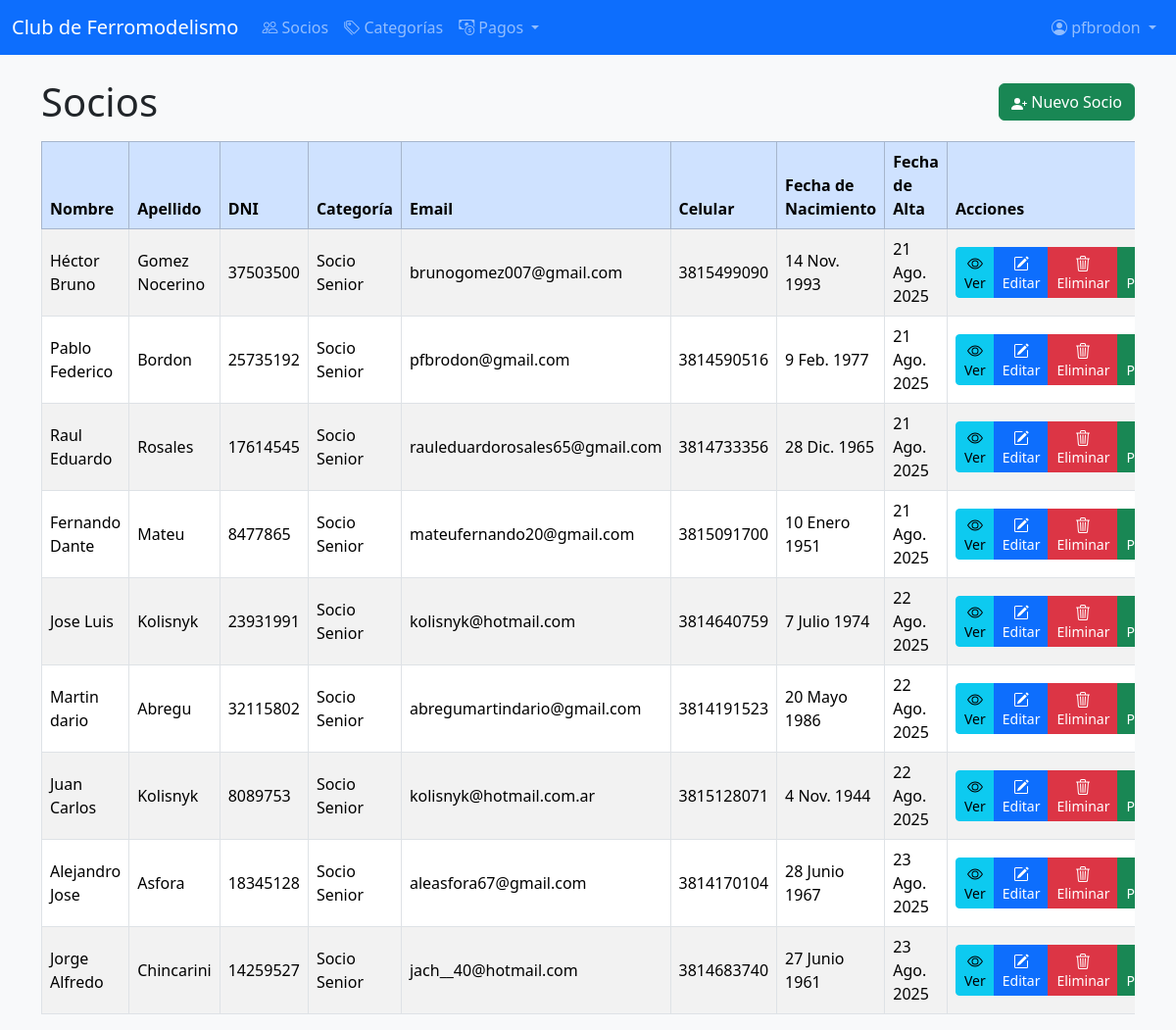
The page /socios/ (signed in) on the database its author committed.
### socios/models.py (models this page shows, shortened)
class Socio(models.Model):
    usuario = models.OneToOneField(User, on_delete=models.CASCADE, related_name='socio', null=True, blank=True)
    nombre = models.CharField(max_length=50)
    apellido = models.CharField(max_length=50)
    direccion = models.CharField(max_length=200)
    dni = models.CharField(max_length=20, unique=True)
    categoria = models.ForeignKey(Categoria, on_delete=models.PROTECT, related_name='socios', null=True)
    email = models.EmailField()
    celular = models.CharField(max_length=20)
    fecha_nacimiento = models.DateField()
    fecha_alta = models.DateField(auto_now_add=True)
    es_administrador = models.BooleanField(default=False)
    def get_estado_pagos(self):
        hoy = timezone.now().date()
        mes_actual = hoy.month
        anio_actual = hoy.year
        pago_mes_actual = self.pagos.filter(
            fecha_pago__month=mes_actual,
            fecha_pago__year=anio_actual
        ).exists()
        if pago_mes_actual:
            return "Al día"
        tres_meses_atras = hoy - datetime.timedelta(days=90)
        pagos_recientes = self.pagos.filter(
            fecha_pago__gte=tres_meses_atras
        ).exists()
        if pagos_recientes:
            return "Con atraso"
        return "Moroso"
    class Meta:
        verbose_name = "Socio"
        verbose_name_plural = "Socios"

class Categoria(models.Model):
    nombre = models.CharField(max_length=50, unique=True)
    descripcion = models.TextField(blank=True, null=True)
    def __str__(self):
        return self.nombre
    class Meta:
        verbose_name = "Categoría"
        verbose_name_plural = "Categorías"

### socios/views.py (the view)
# urls.py: path('', SocioListView.as_view(), name='listar'),
class SocioListView(LoginRequiredMixin, EsAdministradorMixin, ListView):
    model = Socio
    template_name = 'socios/socio_list.html'
    context_object_name = 'socios'
    login_url = 'socios:login'
    def get_context_data(self, **kwargs):
        context = super().get_context_data(**kwargs)
        for socio in context['socios']:
            socio.estado = socio.get_estado_pagos()
        return context

### socios/views.py (called while the page is built)
    def test_func(self):
        if self.request.user.is_superuser:
            return True
        if hasattr(self.request.user, 'socio'):
            return self.request.user.socio.es_administrador
        return False

### socios/templates/socios/socio_list.html (shortened to what this page needs)
{% extends 'base.html' %}
{% block content %}
<div class="d-flex justify-content-between align-items-center mb-3">
  <h1 class="mb-0">Socios</h1>
  <a href="{% url 'socios:crear' %}" class="btn btn-success">
    Nuevo Socio
  </a>
</div>
<div class="table-responsive">
  <table class="table table-striped table-bordered align-middle">
      <thead class="table-primary">
          <tr>
              <th>Nombre</th>
              <th>Apellido</th>
              <th>DNI</th>
              <th>Categoría</th>
              <th>Email</th>
              <th>Celular</th>
              <th>Fecha de Nacimiento</th>
              <th>Fecha de Alta</th>
              <th>Acciones</th>
          </tr>
      </thead>
      <tbody>
      {% for socio in socios %}
          <tr>
              <td>{{ socio.nombre }}</td>
              <td>{{ socio.apellido }}</td>
              <td>{{ socio.dni }}</td>
              <td>{{ socio.categoria }}</td>
              <td>{{ socio.email }}</td>
              <td>{{ socio.celular }}</td>
              <td>{{ socio.fecha_nacimiento }}</td>
              <td>{{ socio.fecha_alta }}</td>
              <td>
                  <div class="btn-group" role="group">
                      <a href="{% url 'socios:detalle_socio' socio.pk %}" class="btn btn-sm btn-info" title="Ver detalle">
                          Ver
                      </a>
                      <a href="{% url 'socios:editar' socio.pk %}" class="btn btn-sm btn-primary" title="Editar">
                          Editar
                      </a>
                      <a href="{% url 'socios:eliminar' socio.pk %}" class="btn btn-sm btn-danger" title="Eliminar">
                          Eliminar
                      </a>
                      <a href="{% url 'socios:crear_pago' socio.pk %}" class="btn btn-sm btn-success" title="Registrar pago">
                          Pago
                      </a>
                  </div>
              </td>
          </tr>
      {% empty %}
          <tr><td colspan="9" class="text-center">No hay socios registrados.</td></tr>
      {% endfor %}
      </tbody>
  </table>
</div>
{% endblock %}

### socios/templates/base.html (shortened to what this page needs)
<!DOCTYPE html>
<html lang="es">
<head>
        <link href="https://cdn.jsdelivr.net/npm/bootstrap@5.3.2/dist/css/bootstrap.min.css" rel="stylesheet">
        <link rel="stylesheet" href="https://cdn.jsdelivr.net/npm/bootstrap-icons@1.10.0/font/bootstrap-icons.css">
</head>
<body class="bg-light">
        <nav class="navbar navbar-expand-lg navbar-dark bg-primary mb-4">
            <div class="container-fluid">
                <a class="navbar-brand" href="/">Club de Ferromodelismo</a>
                <div class="collapse navbar-collapse" id="navbarNav">
                    <ul class="navbar-nav me-auto mb-2 mb-lg-0">
                        {% if user.is_authenticated %}
                            {% if user.is_superuser or user.socio.es_administrador %}
                                <li class="nav-item">
                                    <a class="nav-link" href="{% url 'socios:listar' %}">
                                        <i class="bi bi-people"></i> Socios
                                    </a>
                                </li>
                                <li class="nav-item">
                                    <a class="nav-link" href="{% url 'socios:listar_categorias' %}">
                                        <i class="bi bi-tags"></i> Categorías
                                    </a>
                                </li>
                                <li class="nav-item dropdown">
                                    <a class="nav-link dropdown-toggle" href="#" id="navbarDropdown" role="button" data-bs-toggle="dropdown" aria-expanded="false">
                                        <i class="bi bi-cash-coin"></i> Pagos
                                    </a>
                                </li>
                            {% else %}
                                <li class="nav-item">
                                    <a class="nav-link" href="{% url 'socios:mi_perfil' %}">
                                        <i class="bi bi-person-circle"></i> Mi Perfil
                                    </a>
                                </li>
                            {% endif %}
                        {% endif %}
                    </ul>
                    <ul class="navbar-nav ms-auto">
                        {% if user.is_authenticated %}
                            <li class="nav-item dropdown">
                                <a class="nav-link dropdown-toggle" href="#" id="userDropdown" role="button" data-bs-toggle="dropdown" aria-expanded="false">
                                    <i class="bi bi-person-circle"></i>
                                    {% if user.socio %}
                                        {{ user.socio.nombre }} {{ user.socio.apellido }}
                                    {% else %}
                                        {{ user.username }}
                                    {% endif %}
                                </a>
                            </li>
                        {% endif %}
                    </ul>
                </div>
            </div>
        </nav>
        <div class="container">
            {% block content %}{% endblock %}
        </div>
</body>
</html>

### rows shown on the page
Socio: nombre "Héctor Bruno", apellido "Gomez Nocerino", dni "37503500", categoria "Socio Senior", email "brunogomez007@gmail.com", celular "3815499090", fecha_nacimiento "14 Nov. 1993", fecha_alta "21 Ago. 2025"
Socio: nombre "Pablo Federico", apellido "Bordon", dni "25735192", categoria "Socio Senior", email "pfbrodon@gmail.com", celular "3814590516", fecha_nacimiento "9 Feb. 1977", fecha_alta "21 Ago. 2025"
Socio: nombre "Raul Eduardo", apellido "Rosales", dni "17614545", categoria "Socio Senior", email "rauleduardorosales65@gmail.com", celular "3814733356", fecha_nacimiento "28 Dic. 1965", fecha_alta "21 Ago. 2025"
Socio: nombre "Fernando Dante", apellido "Mateu", dni "8477865", categoria "Socio Senior", email "mateufernando20@gmail.com", celular "3815091700", fecha_nacimiento "10 Enero 1951", fecha_alta "21 Ago. 2025"
Socio: nombre "Jose Luis", apellido "Kolisnyk", dni "23931991", categoria "Socio Senior", email "kolisnyk@hotmail.com", celular "3814640759", fecha_nacimiento "7 Julio 1974", fecha_alta "22 Ago. 2025"
Socio: nombre "Martin dario", apellido "Abregu", dni "32115802", categoria "Socio Senior", email "abregumartindario@gmail.com", celular "3814191523", fecha_nacimiento "20 Mayo 1986", fecha_alta "22 Ago. 2025"
Socio: nombre "Juan Carlos", apellido "Kolisnyk", dni "8089753", categoria "Socio Senior", email "kolisnyk@hotmail.com.ar", celular "3815128071", fecha_nacimiento "4 Nov. 1944", fecha_alta "22 Ago. 2025"
Socio: nombre "Alejandro Jose", apellido "Asfora", dni "18345128", categoria "Socio Senior", email "aleasfora67@gmail.com", celular "3814170104", fecha_nacimiento "28 Junio 1967", fecha_alta "23 Ago. 2025"
Socio: nombre "Jorge Alfredo", apellido "Chincarini", dni "14259527", categoria "Socio Senior", email "jach__40@hotmail.com", celular "3814683740", fecha_nacimiento "27 Junio 1961", fecha_alta "23 Ago. 2025"

### other values the page prints
{{ user.username }} "pfbrodon"
